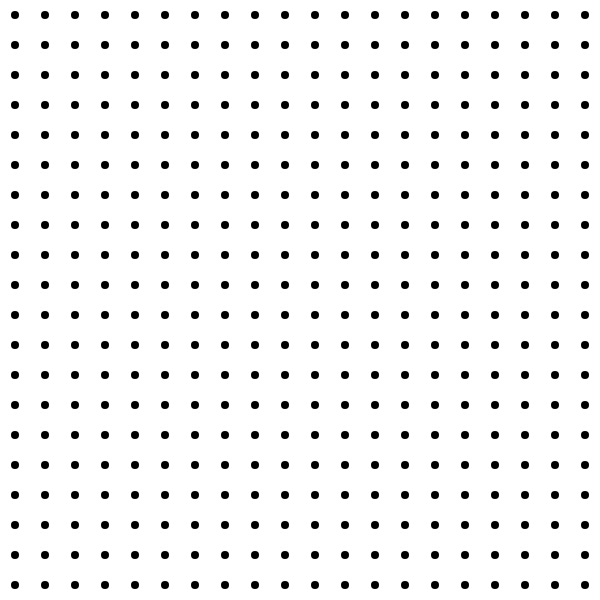
Frame 1 (no input)
Frame 60 (no input): identical to frame 1, image omitted
Frame 120 (the mouse pressed at the canvas centre since frame 60): identical to frame 1, image omitted

The p5.js sketch that drew this single still picture (run headless with seeded random() and noise() and a simulated clock; from frame 60 on, the mouse is pressed at the canvas centre):

// p5.js sketch
// ── sketch.js
let spacing = 30;
let cols, rows;

function setup() {
  createCanvas(600, 600);
  cols = floor(width / spacing);
  rows = floor(height / spacing);
  noStroke();
  fill(0);
}

function draw() {
  background(255);

  for (let i = 0; i < cols; i++) {
    for (let j = 0; j < rows; j++) {
      let x = i * spacing + spacing / 2;
      let y = j * spacing + spacing / 2;
      ellipse(x, y, 8);
    }
  }
}

// ── style.css
body {
  margin: 0;
  padding: 0;
  overflow: hidden;
  background: white;
}
canvas {
  display: block;
}
